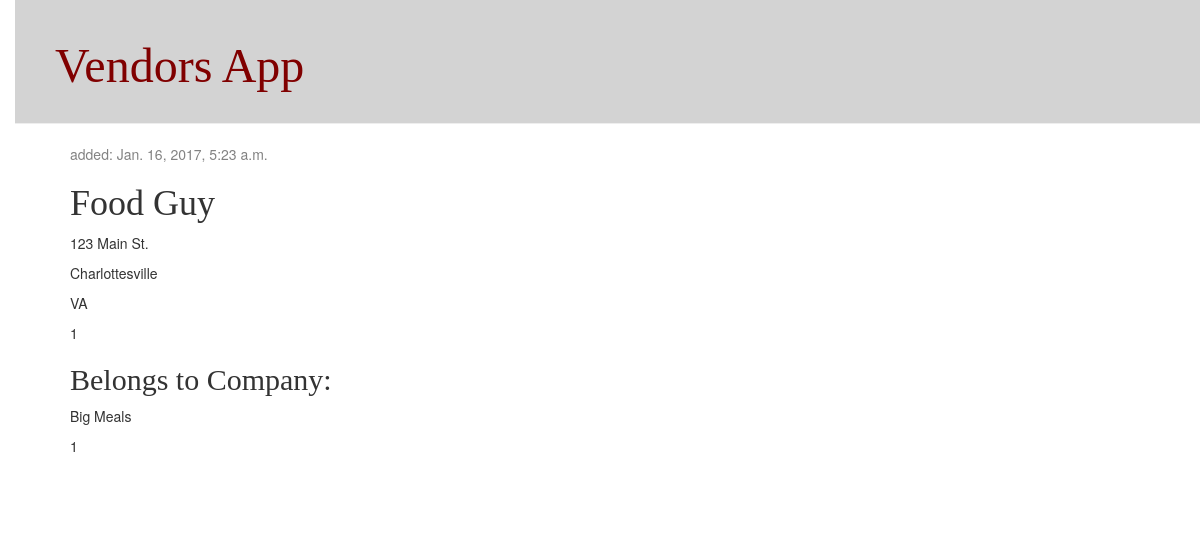
Screenshot of /vendor/1/ with the database file from the repository.
### vendors/models.py (models this page shows, shortened)
class Vendor(TimeStampedModel, models.Model):
    name1 = models.CharField(max_length=50)
    name2 = models.CharField(max_length=50, blank=True)
    address1 = models.CharField(max_length=50)
    address2 = models.CharField(max_length=50, blank=True)
    city = models.CharField(max_length=50)
    state = models.CharField(max_length=2)
    vnstatus = models.SmallIntegerField()
    vntaxnum = models.CharField(max_length=15)
    vn_ent = models.ForeignKey(Entity)
    added_dt = models.DateTimeField(default=timezone.now)
    added_by = models.ForeignKey('auth.User')
    mod_dt = models.DateTimeField(blank=True, null=True)

class Entity(models.Model):
    ent_name = models.CharField(max_length=50)
    ent_taxnum = models.CharField(max_length=15)
    ent_code = models.CharField(max_length=5)
    def __str__(self):
        return self.ent_name

### vendors/views.py (the view)
# urls.py: url(r'^vendor/(?P<pk>\d+)/$', views.vendor_detail, name='vendor_detail'),
def vendor_detail(request, pk):
    vendor = get_object_or_404(Vendor, pk=pk)
    return render(request, 'vendors/vendor_detail.html', {'vendor': vendor})

### vendors/templates/vendors/vendor_detail.html (shortened to what this page needs)
{% extends 'vendors/base.html' %}
{% block content %}
    <div class="partner">
        <div class="date">
            added: {{ vendor.added_dt }}
        </div>
        <h1>{{ vendor.name1 }}</h1>
        <p>{{ vendor.address1 }}</p>
        <p>{{ vendor.city }}</p>
        <p>{{ vendor.state }}</p>
        <p>{{ vendor.vnstatus }}</p>
        <h2>Belongs to Company:</h2>
        <p>{{ vendor.vn_ent }}</p>
        <p>{{ vendor.vn_ent_id }}</p>
    </div>
{% endblock %}

### rows the page displays
Vendor: added_dt "Jan. 16, 2017, 5:23 a.m.", name1 "Food Guy", address1 "123 Main St.", city "Charlottesville", state "VA", vnstatus "1", vn_ent "Big Meals", vn_ent_id "1"
